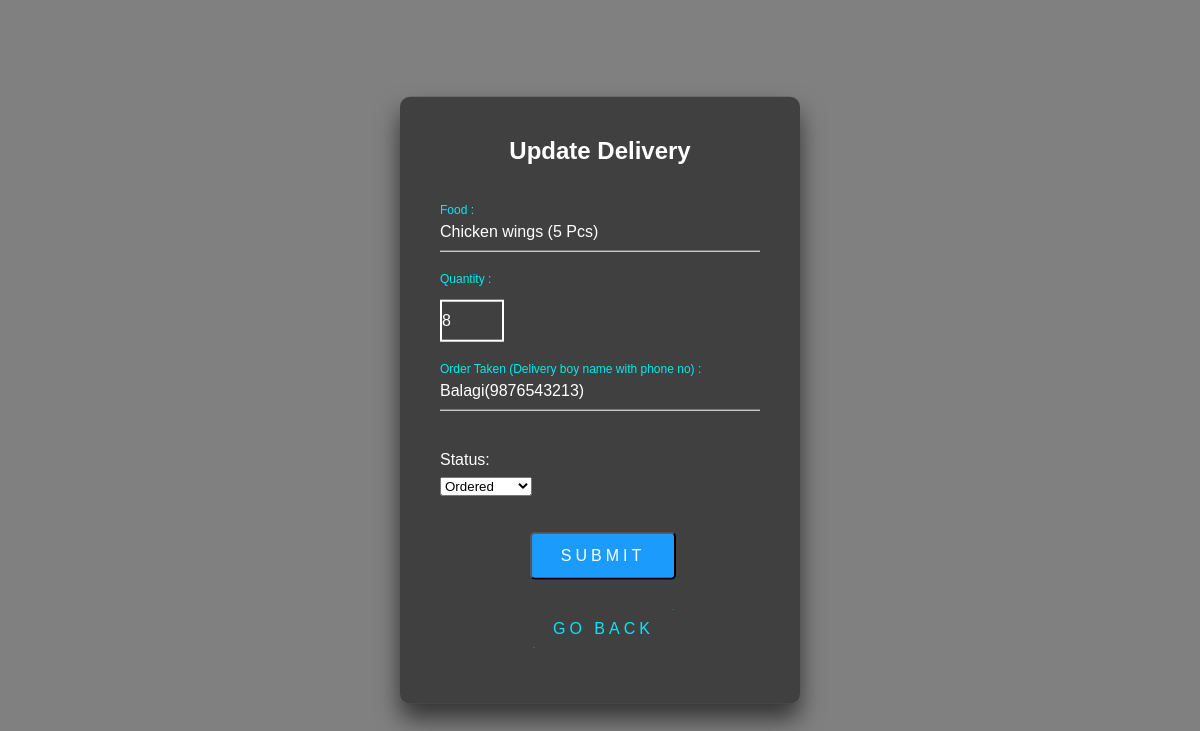
/Delivery/Home-made/update-delivery.php?id=20 (signed in), run on the app's committed database.
### tables this page shows
CREATE TABLE `basket_home` (
  `id` int(10) UNSIGNED NOT NULL,
  `food` varchar(150) NOT NULL,
  `home_name` varchar(200) NOT NULL,
  `home_address` varchar(200) NOT NULL,
  `home_district` varchar(200) NOT NULL,
  `home_number` varchar(20) NOT NULL,
  `price` decimal(10,2) NOT NULL,
  `qty` int(11) NOT NULL,
  `total` decimal(10,2) NOT NULL,
  `order_date` datetime NOT NULL,
  `status` varchar(50) NOT NULL,
  `cust_name` varchar(150) NOT NULL,
  `cust_contact` varchar(20) NOT NULL,
  `cust_email` varchar(150) NOT NULL,
  `cust_address` varchar(255) NOT NULL,
  `is_pet` varchar(50) NOT NULL,
  `user_id` int(11) NOT NULL,
  `order_taken` varchar(200) NOT NULL
);

### Delivery/Home-made/update-delivery.php (the view, shortened to what this page needs)
<?php
      include('partials/constants.php');
?>
<div class="login-box">
  <h2>Update Delivery</h2>
  <br>
  <?php
          if(isset($_GET['id']))
          {
          $id = $_GET['id'];
          $sql = "SELECT * FROM basket_home WHERE id=$id";
          $res = mysqli_query($conn,$sql);
          if($res==true)
          {
            $count =mysqli_num_rows($res);
            if($count==1){
                $row = mysqli_fetch_assoc($res);
                $food = $row['food'];
                $qty=$row['qty'];
                $status=$row['status'];
                $order_taken=$row['order_taken'];
            }else{
              $_SESSION['no-category-found'] = "<div class='error'>No Order found    <strong>X</strong></div>";
                header('location:'.SITEURL.'Delivery/Home-made/index.php');
            }
          }
        }
        else{
            header('location:'.SITEURL.'Delivery/Home-made/index.php');
          }
       ?>
<form action="" method="post" >
  <div class="user-box">
  <input type="text" name="food" value="<?php echo $food?>">
    <label>Food :</label>
  </div>
  <div class="user-box ">
  <br>
    <input type="number" name="qty" class="input-responsive" value="<?php echo $qty;?>" required style="width:20%; border:2px solid white;"> <br>
    <label>Quantity :</label>
</div>
<div class="user-box">
  <input type="text" name="order_taken" value="<?php echo $order_taken?>">
    <label>Order Taken (Delivery boy name with phone no) :</label>
  </div>
<div class="user-box">
  <label>Status:</label>
  <br>
  <br>
  <select name="status">
  <option <?php if($status=="Ordered"){echo "selected";} ?> value="Ordered">Ordered</option>
</select>
  </div>
  <br>
<br>
  <button class="btn-primary1" type="submit" name="submit">SUBMIT</button>
  <a href="<?php echo SITEURL; ?>Delivery/Restaurant/index.php" style="margin-left:93px;">
    Go Back
  </a>
</form>
</div>

### Delivery/Home-made/update-delivery.php (style rules this page uses)
.btn-primary1 { background-color: #1B9CFC; padding: 4% 9%; border-radius:5px; color:rgb(255, 255, 255); font-weight: 500; font-size:16px; margin-left:90px; text-decoration: none; font-family: sans-serif; letter-spacing: 4px }
.login-box { position: absolute; top: 50%; left: 50%; width: 400px; padding: 40px; transform: translate(-50%, -50%); background: rgba(0,0,0,.5); box-sizing: border-box; box-shadow: 0 15px 25px rgba(0,0,0,.6); border-radius: 10px; }
.login-box h2 { margin: 0 0 30px; padding: 0; color: #fff; text-align: center; }
.login-box .user-box { position: relative; }
.login-box .user-box input { width: 100%; padding: 10px 0; font-size: 16px; color: #fff; margin-bottom: 30px; border: none; border-bottom: 1px solid #fff; outline: none; background: transparent; }
.login-box .user-box label { position: absolute; top:0; left: 0; padding: 10px 0; font-size: 16px; color: #fff; pointer-events: none; transition: .5s; }
.login-box .user-box input:focus ~ label, .login-box .user-box input:valid ~ label { top: -20px; left: 0; color: #03e9f4; font-size: 12px; }
.login-box form a { position: relative; display: inline-block; padding: 10px 20px; color: #03e9f4; font-size: 16px; text-decoration: none; text-transform: uppercase; overflow: hidden; margin-top: 30px; transition: .5s; letter-spacing: 4px }

### data on the page
basket_home: food "Chicken wings (5 Pcs)", qty "8", order_taken "Balagi(9876543213)"
